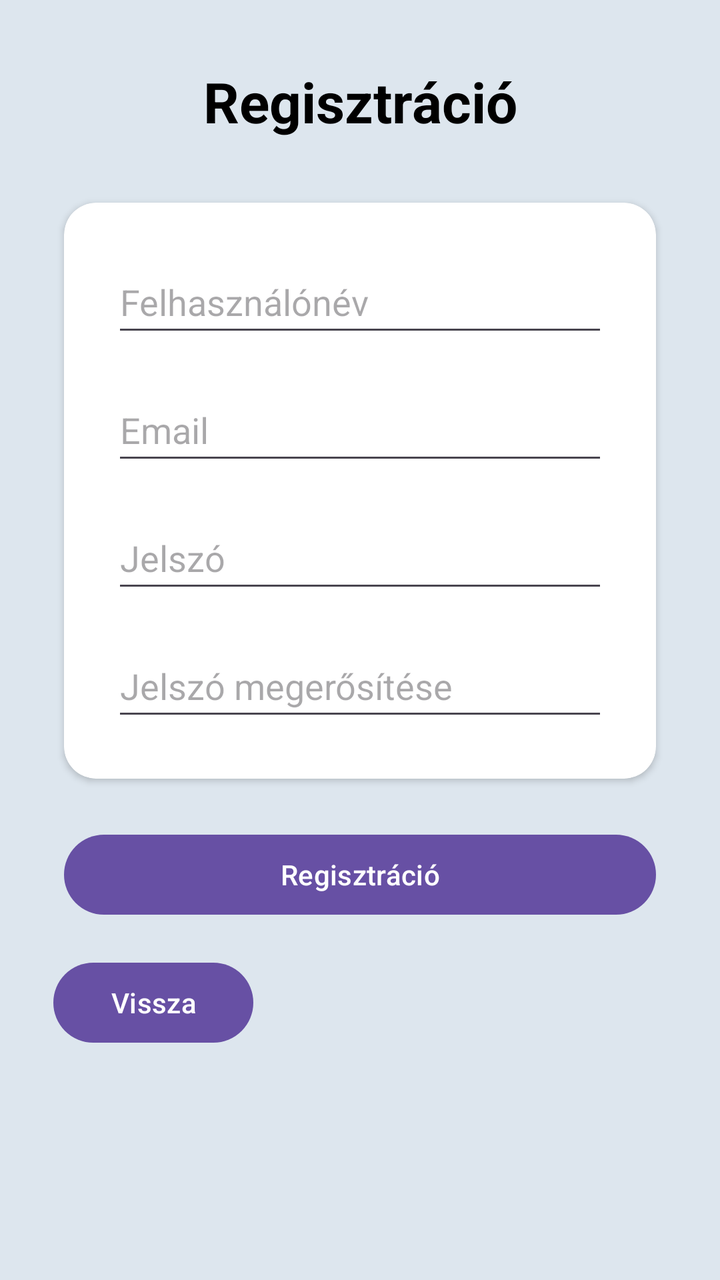
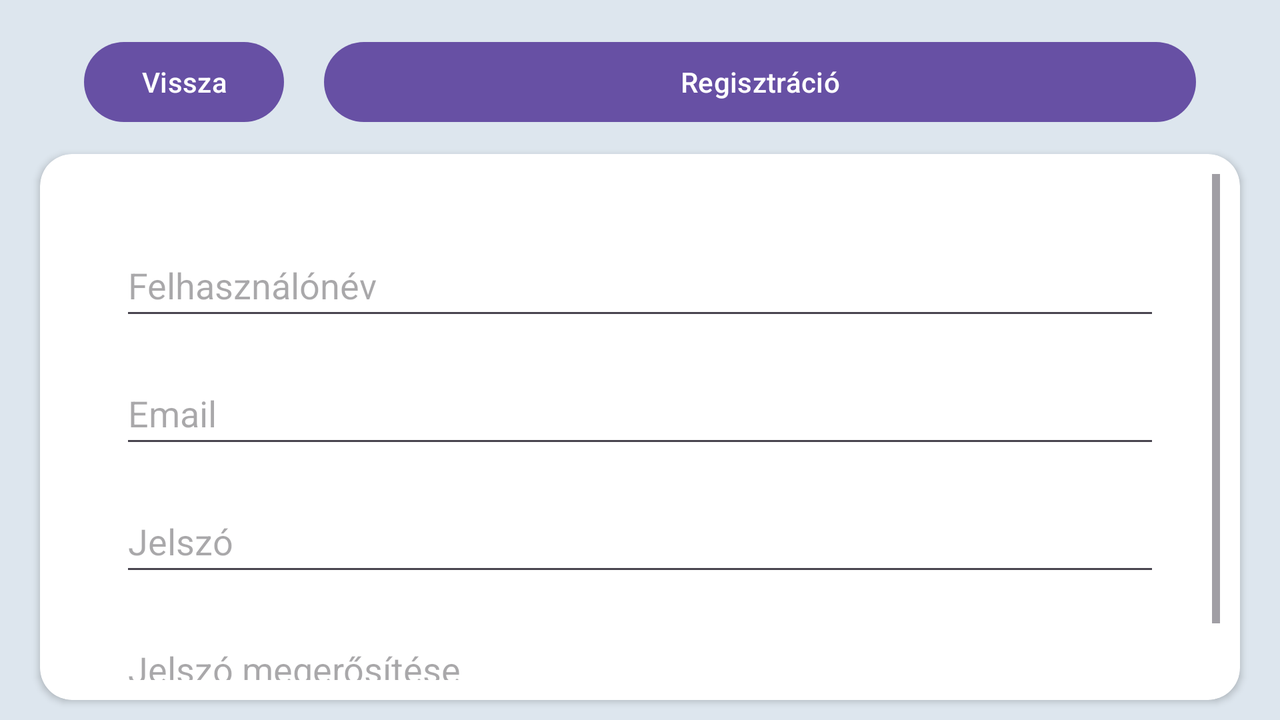

An Android layout and its configuration variant, each rendered on a device that would load it. The default file and the variant file are quoted in full after the pictures.
<!-- AndroidManifest.xml: application theme Theme.BodyMassMonitor -->
<!-- res/layout/activity_register.xml -->
<?xml version="1.0" encoding="utf-8"?>
<androidx.constraintlayout.widget.ConstraintLayout xmlns:android="http://schemas.android.com/apk/res/android"
    xmlns:app="http://schemas.android.com/apk/res-auto"
    xmlns:tools="http://schemas.android.com/tools"
    android:id="@+id/main"
    android:layout_width="match_parent"
    android:layout_height="match_parent"
    android:background="#FFDDE6EE"
    tools:context=".RegisterActivity">

    
    <TextView
        android:id="@+id/tvRegisterTitle"
        android:layout_width="wrap_content"
        android:layout_height="wrap_content"
        android:layout_marginTop="32dp"
        android:gravity="center"
        android:text="@string/register"
        android:textColor="@color/black"
        android:textSize="28sp"
        android:textStyle="bold"
        app:layout_constraintEnd_toEndOf="parent"
        app:layout_constraintStart_toStartOf="parent"
        app:layout_constraintTop_toTopOf="parent" />

    
    <androidx.cardview.widget.CardView
        android:id="@+id/cardRegister"
        android:layout_width="0dp"
        android:layout_height="wrap_content"
        android:layout_margin="32dp"
        android:backgroundTint="@android:color/white"
        app:cardCornerRadius="16dp"
        app:layout_constraintEnd_toEndOf="parent"
        app:layout_constraintStart_toStartOf="parent"
        app:layout_constraintTop_toBottomOf="@id/tvRegisterTitle"
        app:layout_constraintVertical_bias="0.15">

        <LinearLayout
            android:id="@+id/llInputs"
            android:layout_width="match_parent"
            android:layout_height="wrap_content"
            android:orientation="vertical"
            android:padding="24dp">

            
            <EditText
                android:id="@+id/etUsernameRegister"
                android:layout_width="match_parent"
                android:layout_height="wrap_content"
                android:hint="@string/username"
                android:inputType="textPersonName"
                android:minHeight="48dp" />

            
            <EditText
                android:id="@+id/etEmailRegister"
                android:layout_width="match_parent"
                android:layout_height="wrap_content"
                android:layout_marginTop="16dp"
                android:hint="@string/email"
                android:inputType="textEmailAddress"
                android:minHeight="48dp" />

            
            <EditText
                android:id="@+id/etPasswordRegister"
                android:layout_width="match_parent"
                android:layout_height="wrap_content"
                android:layout_marginTop="16dp"
                android:hint="@string/password"
                android:inputType="textPassword"
                android:minHeight="48dp" />

            
            <EditText
                android:id="@+id/etConfirmPassword"
                android:layout_width="match_parent"
                android:layout_height="wrap_content"
                android:layout_marginTop="16dp"
                android:hint="@string/password_again"
                android:inputType="textPassword"
                android:minHeight="48dp" />
        </LinearLayout>
    </androidx.cardview.widget.CardView>

    
    <Button
        android:id="@+id/btnRegister"
        android:layout_width="0dp"
        android:layout_height="wrap_content"
        android:layout_marginStart="32dp"
        android:layout_marginTop="24dp"
        android:layout_marginEnd="32dp"
        android:onClick="register"
        android:text="@string/register"
        app:layout_constraintEnd_toEndOf="parent"
        app:layout_constraintStart_toStartOf="parent"
        app:layout_constraintTop_toBottomOf="@id/cardRegister" />

    <Button
        android:id="@+id/btnBack"
        android:layout_width="100dp"
        android:layout_height="wrap_content"
        android:layout_marginTop="16dp"
        android:onClick="back"
        android:text="@string/back"
        app:layout_constraintEnd_toEndOf="parent"
        app:layout_constraintHorizontal_bias="0.102"
        app:layout_constraintStart_toStartOf="parent"
        app:layout_constraintTop_toBottomOf="@id/btnRegister" />

</androidx.constraintlayout.widget.ConstraintLayout>
<!-- resources referenced by this layout -->
<resources>
  <color name="black">#FF000000</color>
  <string name="back">Vissza</string>
  <string name="email">Email</string>
  <string name="password">Jelszó</string>
  <string name="password_again">Jelszó megerősítése</string>
  <string name="register">Regisztráció</string>
  <string name="username">Felhasználónév</string>
  <style name="Theme.BodyMassMonitor" parent="Base.Theme.BodyMassMonitor" />
  <style name="Base.Theme.BodyMassMonitor" parent="Theme.Material3.DayNight.NoActionBar">
          
          
      </style>
</resources>
<!-- res/layout-land/activity_register.xml (the repository's variant of the layout above) -->
<!-- drawn on the phone turned sideways -->
<?xml version="1.0" encoding="utf-8"?>
<androidx.constraintlayout.widget.ConstraintLayout
    xmlns:android="http://schemas.android.com/apk/res/android"
    xmlns:app="http://schemas.android.com/apk/res-auto"
    xmlns:tools="http://schemas.android.com/tools"
    android:id="@+id/main"
    android:layout_width="match_parent"
    android:layout_height="match_parent"
    android:background="#FFDDE6EE"
    tools:context=".RegisterActivity">

    <androidx.constraintlayout.widget.ConstraintLayout
        android:id="@+id/buttons"
        android:layout_width="match_parent"
        android:layout_height="wrap_content"

        android:layout_marginHorizontal="30dp"
        android:layout_marginTop="15dp"
        android:padding="2dp"
        app:layout_constraintEnd_toEndOf="parent"
        app:layout_constraintStart_toStartOf="parent"
        app:layout_constraintTop_toTopOf="parent">


        <Button
            android:id="@+id/btnBack"
            android:layout_width="100dp"
            android:layout_height="wrap_content"
            android:layout_marginHorizontal="10dp"
            android:onClick="back"
            android:text="@string/back_to_login"
            app:layout_constraintBottom_toBottomOf="parent"
            app:layout_constraintEnd_toStartOf="@id/btnRegister"
            app:layout_constraintHorizontal_bias="0.095"
            app:layout_constraintStart_toStartOf="parent"
            app:layout_constraintTop_toTopOf="parent" />

        <Button
            android:id="@+id/btnRegister"
            android:layout_width="0dp"
            android:maxWidth="50dp"
            android:layout_height="wrap_content"
            android:layout_marginHorizontal="10dp"
            android:onClick="register"
            android:text="@string/register"
            app:layout_constraintBottom_toBottomOf="parent"
            app:layout_constraintEnd_toEndOf="parent"
            app:layout_constraintStart_toEndOf="@+id/btnBack"
            app:layout_constraintTop_toTopOf="parent" />

    </androidx.constraintlayout.widget.ConstraintLayout>

    <androidx.cardview.widget.CardView
        android:id="@+id/cardRegister"
        android:layout_width="600dp"
        android:layout_height="0dp"
        android:layout_margin="10dp"
        android:backgroundTint="@android:color/white"
        android:paddingBottom="20dp"

        app:cardCornerRadius="16dp"
        app:layout_constraintBottom_toBottomOf="parent"
        app:layout_constraintEnd_toEndOf="parent"

        app:layout_constraintHorizontal_bias="0.496"
        app:layout_constraintStart_toStartOf="parent"
        app:layout_constraintTop_toBottomOf="@+id/buttons"
        app:layout_constraintVertical_bias="0.0">


        <ScrollView
            android:layout_width="match_parent"
            android:layout_height="match_parent"
            android:layout_margin="10dp">

            <LinearLayout
                android:id="@+id/llInputs"
                android:layout_width="match_parent"
                android:layout_height="wrap_content"
                android:layout_margin="15dp"
                android:orientation="vertical"
                android:padding="15dp">

                
                <EditText
                    android:id="@+id/etUsernameRegister"
                    android:layout_width="match_parent"
                    android:layout_height="wrap_content"
                    android:hint="@string/username"
                    android:inputType="textPersonName"
                    android:minHeight="48dp" />

                
                <EditText
                    android:id="@+id/etEmailRegister"
                    android:layout_width="match_parent"
                    android:layout_height="wrap_content"
                    android:layout_marginTop="16dp"
                    android:hint="@string/email"
                    android:inputType="textEmailAddress"
                    android:minHeight="48dp" />

                
                <EditText
                    android:id="@+id/etPasswordRegister"
                    android:layout_width="match_parent"
                    android:layout_height="wrap_content"
                    android:layout_marginTop="16dp"
                    android:hint="@string/password"
                    android:inputType="textPassword"
                    android:minHeight="48dp" />

                
                <EditText
                    android:id="@+id/etConfirmPassword"
                    android:layout_width="match_parent"
                    android:layout_height="wrap_content"
                    android:layout_marginTop="16dp"
                    android:hint="@string/password_again"
                    android:inputType="textPassword"
                    android:minHeight="48dp"
                    tools:layout_editor_absoluteY="25dp" />
            </LinearLayout>
        </ScrollView>
    </androidx.cardview.widget.CardView>

</androidx.constraintlayout.widget.ConstraintLayout>
<!-- resources referenced by the variant -->
<!-- as the phone turned sideways resolves them -->
<resources>
  <string name="back_to_login">Vissza</string>
  <string name="email">Email</string>
  <string name="password">Jelszó</string>
  <string name="password_again">Jelszó megerősítése</string>
  <string name="register">Regisztráció</string>
  <string name="username">Felhasználónév</string>
  <style name="Theme.BodyMassMonitor" parent="Base.Theme.BodyMassMonitor" />
  <style name="Base.Theme.BodyMassMonitor" parent="Theme.Material3.DayNight.NoActionBar">
          
          
      </style>
</resources>
